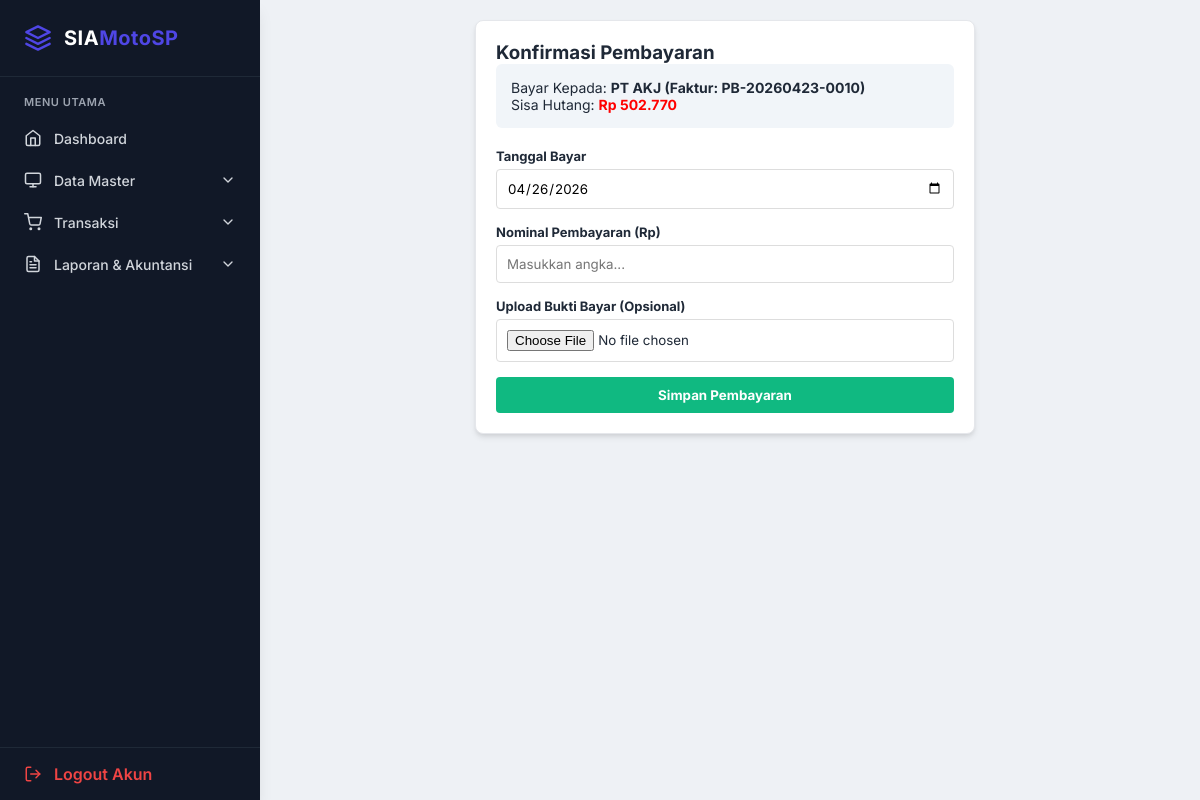
The page /pembayaran_hutang.php?id=10 (signed in) on the database its author committed.
### tables this page shows
CREATE TABLE `tb_pembelian` (
  `id` int NOT NULL,
  `no_faktur` varchar(50) DEFAULT NULL,
  `tanggal` date DEFAULT NULL,
  `id_supplier` int DEFAULT NULL,
  `total` decimal(15,2) DEFAULT NULL,
  `metode` enum('tunai','kredit') DEFAULT 'tunai',
  `status` enum('lunas','belum_lunas') DEFAULT 'lunas',
  `sisa_hutang` decimal(15,2) DEFAULT '0.00'
);

CREATE TABLE `tb_supplier` (
  `id` int NOT NULL,
  `nama_supplier` varchar(100) DEFAULT NULL,
  `alamat` text,
  `telp` varchar(20) DEFAULT NULL,
  `saldo_awal_utang` decimal(15,2) DEFAULT '0.00'
);

### pembayaran_hutang.php (the view, shortened to what this page needs)
<?php
include "config/db.php";
$id_pembelian = isset($_GET['id']) ? $_GET['id'] : '';
$id_supplier_awal = isset($_GET['id_supplier']) ? $_GET['id_supplier'] : '';
$nama_tujuan = "";
$sisa_hutang = 0;
if ($id_pembelian != '') {
    $q = mysqli_query($conn, "SELECT p.*, s.nama_supplier FROM tb_pembelian p JOIN tb_supplier s ON p.id_supplier = s.id WHERE p.id = '$id_pembelian'");
    $d = mysqli_fetch_assoc($q);
    $nama_tujuan = $d['nama_supplier'] . " (Faktur: " . $d['no_faktur'] . ")";
    $sisa_hutang = $d['sisa_hutang'];
} elseif ($id_supplier_awal != '') {
    $q = mysqli_query($conn, "SELECT * FROM tb_supplier WHERE id = '$id_supplier_awal'");
    $d = mysqli_fetch_assoc($q);
    $nama_tujuan = $d['nama_supplier'] . " (Saldo Awal)";
    $sisa_hutang = $d['saldo_awal_utang'];
    $mode = "saldo_awal";
} else {
    header("Location: hutang_pembelian.php");
    exit;
}
?>
<!DOCTYPE html>
<html>
<head>
    <link rel="stylesheet" href="inc/style.css">
</head>
<body>
    <?php include "sidebar.php"; ?>
    <div class="content">
        <div class="card">
            <h3>Konfirmasi Pembayaran</h3>
            <div class="info">
                Bayar Kepada: <strong><?= $nama_tujuan ?></strong><br>
                Sisa Hutang: <strong style="color:red;">Rp <?= number_format($sisa_hutang,0,',','.') ?></strong>
            </div>
            <form method="POST" enctype="multipart/form-data">
                <div class="form-group">
                    <label>Tanggal Bayar</label>
                    <input type="date" name="tgl_bayar" value="<?= date('Y-m-d') ?>" required>
                </div>
                <div class="form-group">
                    <label>Nominal Pembayaran (Rp)</label>
                    <input type="number" name="nominal" max="<?= $sisa_hutang ?>" placeholder="Masukkan angka..." required>
                </div>
                <div class="form-group">
                    <label>Upload Bukti Bayar (Opsional)</label>
                    <input type="file" name="bukti_bayar" accept="image/*,application/pdf">
                </div>
                <button type="submit" name="proses_bayar" class="btn-submit">Simpan Pembayaran</button>
            </form>
        </div>
    </div>
</body>
</html>

### inc/style.css (style rules this page uses)
:root { --primary: #4F46E5; --primary-hover: #4338CA; --success: #10B981; --danger: #EF4444; --bg-light: #F3F4F6; --sidebar-bg: #111827; --sidebar-text: #D1D5DB; --sidebar-hover: #1F2937; --card-bg: #FFFFFF; --text-main: #1F2937; --text-muted: #6B7280; --border: #E5E7EB; --shadow-sm: 0 1px 2px 0 rgba(0, 0, 0, 0.05); --shadow-md: 0 4px 6px -1px rgba(0, 0, 0, 0.1), 0 2px 4px -1px rgba(0, 0, 0, 0.06); --shadow-lg: 0 10px 15px -3px rgba(0, 0, 0, 0.1), 0 4px 6px -2px rgba(0, 0, 0, 0.05); }
* { margin: 0; padding: 0; box-sizing: border-box; font-family: 'Inter', sans-serif; }
body { background-color: var(--bg-light); color: var(--text-main); display: flex; min-height: 100vh; }
.content { padding: 32px; flex: 1; }
.card { background: var(--card-bg); border-radius: 12px; padding: 24px; box-shadow: var(--shadow-md); border: 1px solid var(--border); transition: transform 0.2s ease, box-shadow 0.2s ease; }

### pembayaran_hutang.php (style rules this page uses)
.content { margin-left:250px; padding:20px; background:#eef1f5; min-height:100vh; }
.card { background:#fff; border-radius:8px; padding:20px; max-width: 500px; margin: auto; }
.info { background: #f1f5f9; padding: 15px; border-radius: 6px; margin-bottom: 20px; font-size: 14px; }
.form-group { margin-bottom: 15px; }
label { display: block; font-weight: bold; margin-bottom: 5px; font-size: 13px; }
input { width: 100%; padding: 10px; border: 1px solid #ddd; border-radius: 4px; box-sizing: border-box; }
.btn-submit { background: #10b981; color: white; border: none; padding: 10px; width: 100%; border-radius: 4px; font-weight: bold; cursor: pointer; }

### rows shown on the page
tb_pembelian: nama_tujuan "PT AKJ (Faktur: PB-20260423-0010)", sisa_hutang "502.770"
